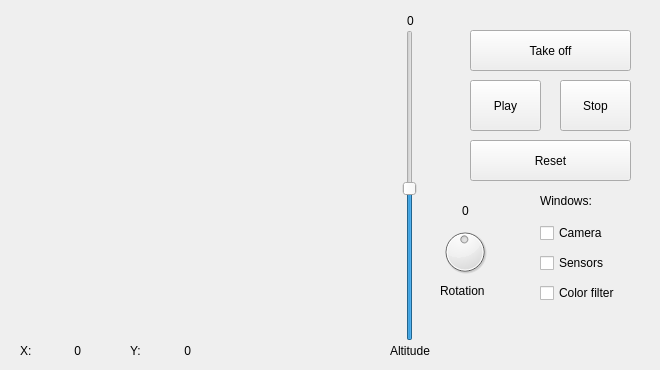
<?xml version="1.0" encoding="UTF-8"?>
<ui version="4.0">
 <class>MainWindow</class>
 <widget class="QMainWindow" name="MainWindow">
  <property name="geometry">
   <rect>
    <x>0</x>
    <y>0</y>
    <width>660</width>
    <height>370</height>
   </rect>
  </property>
  <property name="minimumSize">
   <size>
    <width>660</width>
    <height>370</height>
   </size>
  </property>
  <property name="maximumSize">
   <size>
    <width>660</width>
    <height>370</height>
   </size>
  </property>
  <property name="windowTitle">
   <string>Introrob py</string>
  </property>
  <widget class="QWidget" name="centralwidget">
   <widget class="QPushButton" name="takeoffButton">
    <property name="geometry">
     <rect>
      <x>470</x>
      <y>30</y>
      <width>161</width>
      <height>41</height>
     </rect>
    </property>
    <property name="text">
     <string>Take off</string>
    </property>
   </widget>
   <widget class="QSlider" name="altdSlider">
    <property name="geometry">
     <rect>
      <x>400</x>
      <y>30</y>
      <width>19</width>
      <height>311</height>
     </rect>
    </property>
    <property name="maximum">
     <number>100</number>
    </property>
    <property name="value">
     <number>49</number>
    </property>
    <property name="orientation">
     <enum>Qt::Vertical</enum>
    </property>
   </widget>
   <widget class="QPushButton" name="playButton">
    <property name="geometry">
     <rect>
      <x>470</x>
      <y>80</y>
      <width>71</width>
      <height>51</height>
     </rect>
    </property>
    <property name="text">
     <string>Play</string>
    </property>
    <property name="icon">
     <iconset resource="../resources/resources.qrc">
      <normaloff>:/images/play.png</normaloff>:/images/play.png</iconset>
    </property>
   </widget>
   <widget class="QPushButton" name="stopButton">
    <property name="geometry">
     <rect>
      <x>560</x>
      <y>80</y>
      <width>71</width>
      <height>51</height>
     </rect>
    </property>
    <property name="text">
     <string>Stop</string>
    </property>
    <property name="icon">
     <iconset resource="../resources/resources.qrc">
      <normaloff>:/images/stop.png</normaloff>:/images/stop.png</iconset>
    </property>
   </widget>
   <widget class="QLabel" name="windowsLabel">
    <property name="geometry">
     <rect>
      <x>540</x>
      <y>190</y>
      <width>71</width>
      <height>21</height>
     </rect>
    </property>
    <property name="text">
     <string>Windows:</string>
    </property>
   </widget>
   <widget class="QCheckBox" name="cameraCheck">
    <property name="geometry">
     <rect>
      <x>540</x>
      <y>220</y>
      <width>94</width>
      <height>26</height>
     </rect>
    </property>
    <property name="text">
     <string>Camera</string>
    </property>
   </widget>
   <widget class="QCheckBox" name="sensorsCheck">
    <property name="geometry">
     <rect>
      <x>540</x>
      <y>250</y>
      <width>94</width>
      <height>26</height>
     </rect>
    </property>
    <property name="text">
     <string>Sensors</string>
    </property>
   </widget>
   <widget class="QCheckBox" name="colorFilterCheck">
    <property name="geometry">
     <rect>
      <x>540</x>
      <y>280</y>
      <width>94</width>
      <height>26</height>
     </rect>
    </property>
    <property name="text">
     <string>Color filter</string>
    </property>
   </widget>
   <widget class="QLabel" name="altdLabel">
    <property name="geometry">
     <rect>
      <x>390</x>
      <y>340</y>
      <width>51</width>
      <height>21</height>
     </rect>
    </property>
    <property name="text">
     <string>Altitude</string>
    </property>
   </widget>
   <widget class="QWidget" name="verticalLayoutWidget">
    <property name="geometry">
     <rect>
      <x>20</x>
      <y>30</y>
      <width>361</width>
      <height>301</height>
     </rect>
    </property>
    <layout class="QVBoxLayout" name="tlLayout"/>
   </widget>
   <widget class="QDial" name="rotationDial">
    <property name="geometry">
     <rect>
      <x>440</x>
      <y>220</y>
      <width>50</width>
      <height>64</height>
     </rect>
    </property>
    <property name="maximum">
     <number>100</number>
    </property>
    <property name="value">
     <number>49</number>
    </property>
   </widget>
   <widget class="QLabel" name="rotationLabel">
    <property name="geometry">
     <rect>
      <x>440</x>
      <y>280</y>
      <width>65</width>
      <height>21</height>
     </rect>
    </property>
    <property name="text">
     <string>Rotation</string>
    </property>
   </widget>
   <widget class="QLabel" name="XLabel">
    <property name="geometry">
     <rect>
      <x>20</x>
      <y>340</y>
      <width>21</width>
      <height>21</height>
     </rect>
    </property>
    <property name="text">
     <string>X:</string>
    </property>
   </widget>
   <widget class="QLabel" name="YLabel">
    <property name="geometry">
     <rect>
      <x>130</x>
      <y>340</y>
      <width>21</width>
      <height>21</height>
     </rect>
    </property>
    <property name="text">
     <string>Y:</string>
    </property>
   </widget>
   <widget class="QLabel" name="XValue">
    <property name="geometry">
     <rect>
      <x>40</x>
      <y>340</y>
      <width>41</width>
      <height>21</height>
     </rect>
    </property>
    <property name="text">
     <string>0</string>
    </property>
    <property name="alignment">
     <set>Qt::AlignRight|Qt::AlignTrailing|Qt::AlignVCenter</set>
    </property>
   </widget>
   <widget class="QLabel" name="YValue">
    <property name="geometry">
     <rect>
      <x>150</x>
      <y>340</y>
      <width>41</width>
      <height>21</height>
     </rect>
    </property>
    <property name="text">
     <string>0</string>
    </property>
    <property name="alignment">
     <set>Qt::AlignRight|Qt::AlignTrailing|Qt::AlignVCenter</set>
    </property>
   </widget>
   <widget class="QLabel" name="altdValue">
    <property name="geometry">
     <rect>
      <x>390</x>
      <y>10</y>
      <width>41</width>
      <height>21</height>
     </rect>
    </property>
    <property name="text">
     <string>0</string>
    </property>
    <property name="alignment">
     <set>Qt::AlignCenter</set>
    </property>
   </widget>
   <widget class="QLabel" name="rotValue">
    <property name="geometry">
     <rect>
      <x>445</x>
      <y>200</y>
      <width>41</width>
      <height>21</height>
     </rect>
    </property>
    <property name="text">
     <string>0</string>
    </property>
    <property name="alignment">
     <set>Qt::AlignCenter</set>
    </property>
   </widget>
   <widget class="QPushButton" name="resetButton">
    <property name="geometry">
     <rect>
      <x>470</x>
      <y>140</y>
      <width>161</width>
      <height>41</height>
     </rect>
    </property>
    <property name="text">
     <string>Reset</string>
    </property>
   </widget>
  </widget>
 </widget>
 <resources>
  <include location="../resources/resources.qrc"/>
 </resources>
 <connections/>
</ui>
